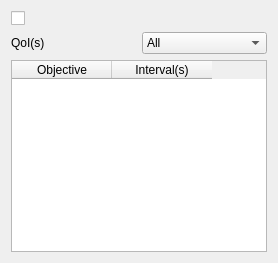
               <widget class="QWidget" name="w_UQ" native="true">
                <layout class="QGridLayout" name="gridLayout_10">
                 <item row="1" column="1">
                  <widget class="QCheckableComboBox" name="ccb_Populate_Objectives">
                   <item>
                    <property name="text">
                     <string>All</string>
                    </property>
                   </item>
                   <item>
                    <property name="text">
                     <string>ZL</string>
                    </property>
                   </item>
                   <item>
                    <property name="text">
                     <string>ZT</string>
                    </property>
                   </item>
                   <item>
                    <property name="text">
                     <string>k_loss</string>
                    </property>
                   </item>
                   <item>
                    <property name="text">
                     <string>k_kick</string>
                    </property>
                   </item>
                  </widget>
                 </item>
                 <item row="0" column="0">
                  <widget class="SwitchControl" name="cb_UQ"/>
                 </item>
                 <item row="1" column="0">
                  <widget class="QLabel" name="label_6">
                   <property name="text">
                    <string>QoI(s)</string>
                   </property>
                  </widget>
                 </item>
                 <item row="2" column="0" colspan="2">
                  <widget class="QTableWidget" name="tw_Objectives">
                   <property name="minimumSize">
                    <size>
                     <width>0</width>
                     <height>150</height>
                    </size>
                   </property>
                   <column>
                    <property name="text">
                     <string>Objective</string>
                    </property>
                   </column>
                   <column>
                    <property name="text">
                     <string>Interval(s)</string>
                    </property>
                   </column>
                  </widget>
                 </item>
                </layout>
               </widget>
